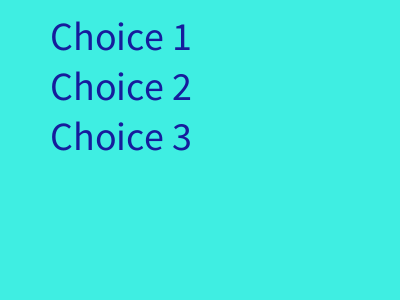
Frame 1 (no input)
Frame 60 (the mouse pressed at the canvas centre just before this capture): identical to frame 1, image omitted
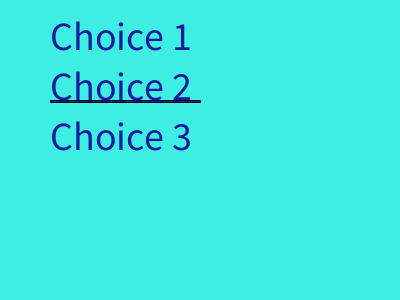
Frame 120 (the mouse held since frame 60 and released just before this capture)

The Processing sketch that drew these frames (run headless with seeded random() and noise(); from frame 60 on, the mouse is pressed at the canvas centre):

// Processing sketch: week12_4_text
// ── week12_4_text.pde
void setup()
{
  size(400,300);
  textSize(40);
}
int choice = -1;
void draw()
{
  background(#3FEEE2);
  fill(#161C9C);
  if (choice == 0) rect(50,50,150,2);
  if (choice == 1) rect(50,100,150,2);
  if (choice == 2) rect(50,150,150,2);
  text("Choice 1",50,50);
  text("Choice 2",50,100);
  text("Choice 3",50,150);
}
void mousePressed(){
  choice = int (random(3));
}
